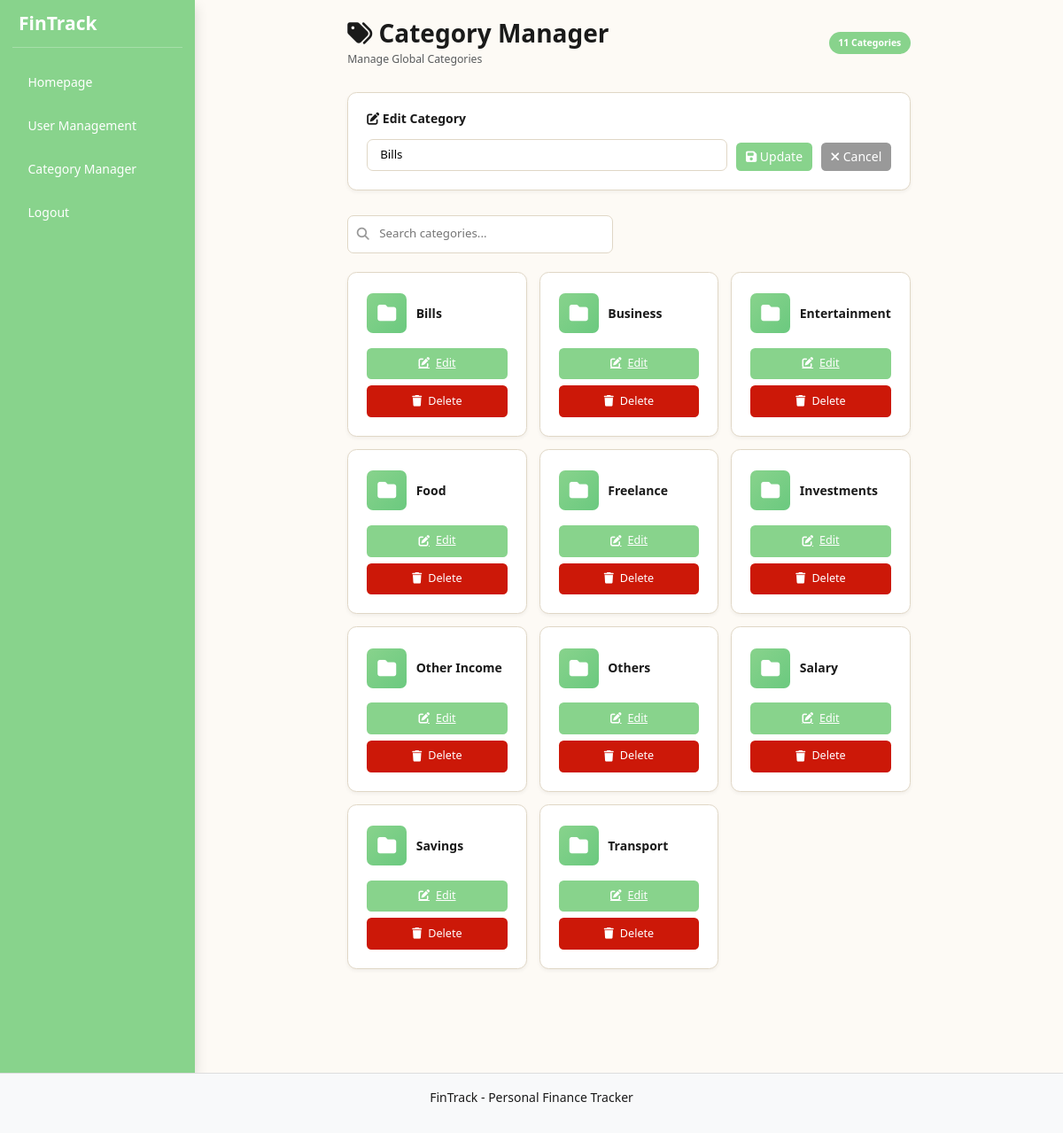
Screenshot of /category.php?edit=4 (signed in) with the database file from the repository.
### tables this page shows
CREATE TABLE `category` (
  `category_id` int(11) NOT NULL,
  `name` varchar(100) NOT NULL
);

### category.php (the view, shortened to what this page needs)
<?php
include('db_connect.php');
$edit_mode = false;
$edit_category_name = '';
if (!empty($_GET['edit']) && is_numeric($_GET['edit'])) {
    $edit_category_id = intval($_GET['edit']);
    $result = mysqli_query($conn, "SELECT name FROM category WHERE category_id = $edit_category_id LIMIT 1");
    if ($result && mysqli_num_rows($result) === 1) {
        $row = mysqli_fetch_assoc($result);
        $edit_category_name = $row['name'];
        $edit_mode = true;
    }
}
$cat_result = mysqli_query($conn, "SELECT * FROM category ORDER BY name ASC");
$categories = [];
if ($cat_result) {
    while ($row = mysqli_fetch_assoc($cat_result)) {
        $categories[] = $row;
    }
} else {
    $error_msg = 'Error: ' . mysqli_error($conn);
}
?>
<!DOCTYPE html>
<html lang="en">
<head>
    <link href="https://cdn.jsdelivr.net/npm/bootstrap@5.3.3/dist/css/bootstrap.min.css" rel="stylesheet">
    <link rel="stylesheet" href="https://cdnjs.cloudflare.com/ajax/libs/font-awesome/6.4.0/css/all.min.css">
    <link rel="stylesheet" href="assets/css/style.css">
</head>
<body>
<div id="wrapper" class="d-flex vh-100 w-100" style="overflow: hidden;">
    <?php include 'sidebar.php'; ?>
    <div id="page-content-wrapper" class="flex-grow-1 d-flex flex-column p-4" style="overflow-y: auto;">
        <div class="category-container">
            <div class="page-header">
                <div>
                    <h2><i class="fas fa-tags"></i> Category Manager</h2>
                    <small class="text-muted">Manage Global Categories</small>
                </div>
                <span class="badge"><?php echo count($categories); ?> Categories</span>
            </div>
            <div class="form-section">
                <h4><?php echo $edit_mode ? '<i class="fas fa-edit"></i> Edit Category' : '<i class="fas fa-plus"></i> Add New Category'; ?></h4>
                <form method="POST" action="">
                    <div class="form-row">
                        <input
                            type="text"
                            name="category"
                            id="category"
                            placeholder="Enter category name..."
                            value="<?php echo htmlspecialchars($edit_category_name); ?>"
                            required
                            autofocus
                        >
                        <button type="submit" class="btn btn-primary">
                            <i class="fas <?php echo $edit_mode ? 'fa-save' : 'fa-plus'; ?>"></i>
                            <?php echo $edit_mode ? 'Update' : 'Add'; ?>
                        </button>
                        <?php if ($edit_mode): ?>
                            <a href="category.php" class="btn btn-secondary">
                                <i class="fas fa-times"></i> Cancel
                            </a>
                        <?php endif; ?>
                    </div>
                </form>
            </div>
            <?php if (count($categories) > 0): ?>
                <div class="search-section">
                    <i class="fas fa-search"></i>
                    <input
                        type="text"
                        id="searchInput"
                        placeholder="Search categories..."
                        onkeyup="filterCategories()"
                    >
                </div>
            <?php endif; ?>
            <?php if (count($categories) > 0): ?>
                <div class="categories-grid">
                    <div class="grid-container" id="gridContainer">
                        <?php foreach ($categories as $cat): ?>
                            <div class="grid-item" data-category="<?php echo strtolower(htmlspecialchars($cat['name'])); ?>">
                                <div class="category-item-header">
                                    <div class="category-item-icon">
                                        <i class="fas fa-folder"></i>
                                    </div>
                                    <div class="category-item-name">
                                        <?php echo htmlspecialchars($cat['name']); ?>
                                    </div>
                                </div>
                                <div class="category-item-actions">
                                    <a href="category.php?edit=<?php echo $cat['category_id']; ?>" class="btn-grid btn-edit">
                                        <i class="fas fa-edit"></i> Edit
                                    </a>
                                    <form method="POST" action="" onsubmit="return confirm('Are you sure you want to delete this category?');">
                                        <button type="submit" class="btn-grid btn-delete" style="width: 100%;">
                                            <i class="fas fa-trash"></i> Delete
                                        </button>
                                    </form>
                                </div>
                            </div>
                        <?php endforeach; ?>
                    </div>
                </div>
            <?php endif; ?>
        </div>
    </div>
</div>
<?php include('footer.php'); ?>
</body>
</html>

### assets/css/style.css (style rules this page uses)
:root { --background-cream: #FDFAF5; --text-main: #1A1A1A; --border: #E0D7C6; --safe: #88D38C; --warning: #FFA81C; --danger: #CC1808; }
body { background-color: var(--background-cream) !important; color: var(--text-main); height: 100vh; overflow: hidden; }
#page-content-wrapper { padding: 1.5rem !important; width: calc(100% - 250px); height: 100vh; overflow: hidden; }
body, html { font-size: 14px; height: 100%; overflow: hidden; }

### category.php (style rules this page uses)
.category-container { max-width: 1000px; margin: 0 auto; }
.page-header { display: flex; justify-content: space-between; align-items: center; margin-bottom: 2rem; flex-wrap: wrap; gap: 1rem; }
.page-header h2 { font-weight: 600; color: var(--text-main); margin: 0; }
.page-header .badge { background-color: var(--safe); color: white; padding: 0.5rem 0.75rem; border-radius: 50px; }
.form-section { background: white; padding: 1.5rem; border-radius: 0.75rem; margin-bottom: 2rem; border: 1px solid var(--border); box-shadow: 0 2px 4px rgba(0, 0, 0, 0.05); }
.form-section h4 { font-size: 1rem; font-weight: 600; margin-bottom: 1rem; color: var(--text-main); }
.form-row { display: flex; gap: 0.75rem; flex-wrap: wrap; align-items: flex-end; }
.form-row input { flex: 1; min-width: 200px; padding: 0.5rem 1rem; border: 1px solid var(--border); border-radius: 0.5rem; font-size: 0.95rem; transition: border-color 0.2s; }
.form-row .btn { white-space: nowrap; font-weight: 500; }
.search-section { margin-bottom: 1.5rem; position: relative; }
.search-section input { padding: 0.75rem 1rem 0.75rem 2.5rem; border: 1px solid var(--border); border-radius: 0.5rem; width: 100%; max-width: 300px; font-size: 0.95rem; }
.search-section i { position: absolute; left: 0.75rem; top: 50%; transform: translateY(-50%); color: #999; }
.categories-grid { width: 100%; margin-bottom: 2rem; }
.grid-container { display: grid; grid-template-columns: repeat(4, 1fr); gap: 1rem; }
.grid-item { background: white; border: 1px solid var(--border); border-radius: 0.75rem; padding: 1.5rem; transition: all 0.3s ease; box-shadow: 0 2px 4px rgba(0, 0, 0, 0.05); display: flex; flex-direction: column; gap: 1rem; }
.category-item-header { display: flex; align-items: center; gap: 0.75rem; min-height: 50px; }
.category-item-icon { width: 45px; height: 45px; background: linear-gradient(135deg, var(--safe), #6bc97f); border-radius: 0.5rem; display: flex; align-items: center; justify-content: center; color: white; font-size: 1.5rem; flex-shrink: 0; }
.category-item-name { font-weight: 600; color: var(--text-main); font-size: 1rem; word-break: break-word; line-height: 1.3; }
.category-item-actions { display: flex; flex-direction: column; gap: 0.5rem; margin-top: auto; }
.category-item-actions .btn-grid { padding: 0.6rem 1rem; border: none; border-radius: 0.375rem; cursor: pointer; font-size: 0.9rem; font-weight: 500; transition: all 0.2s; display: flex; align-items: center; justify-content: center; gap: 0.5rem; width: 100%; }
.btn-grid.btn-edit { background-color: var(--safe); color: white; }
.btn-grid.btn-delete { background-color: var(--danger); color: white; }
.btn-primary { background-color: var(--safe); border: none; font-weight: 500; }
.btn-secondary { background-color: #999; border: none; font-weight: 500; }
@media (max-width: 1200px) { .grid-container { grid-template-columns: repeat(3, 1fr); } }

### rows the page displays
category: category "Bills", name "Bills"
category: name "Business"
category: name "Entertainment"
category: name "Food"
category: name "Freelance"
category: name "Investments"
category: name "Other Income"
category: name "Others"
category: name "Salary"
category: name "Savings"
category: name "Transport"

### other values shown
count($categories) "11"
